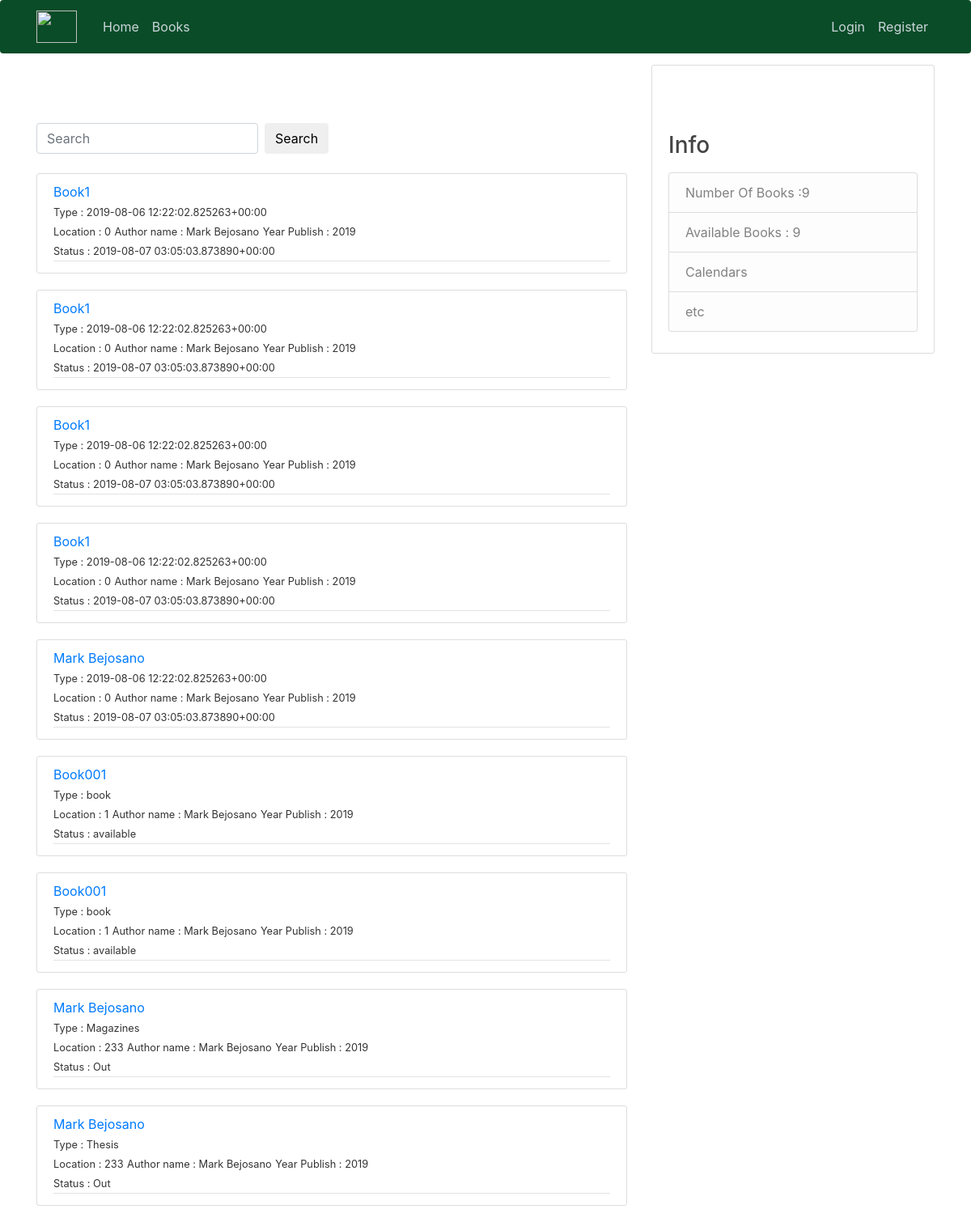
Page /booklist/ on the earlier database version.
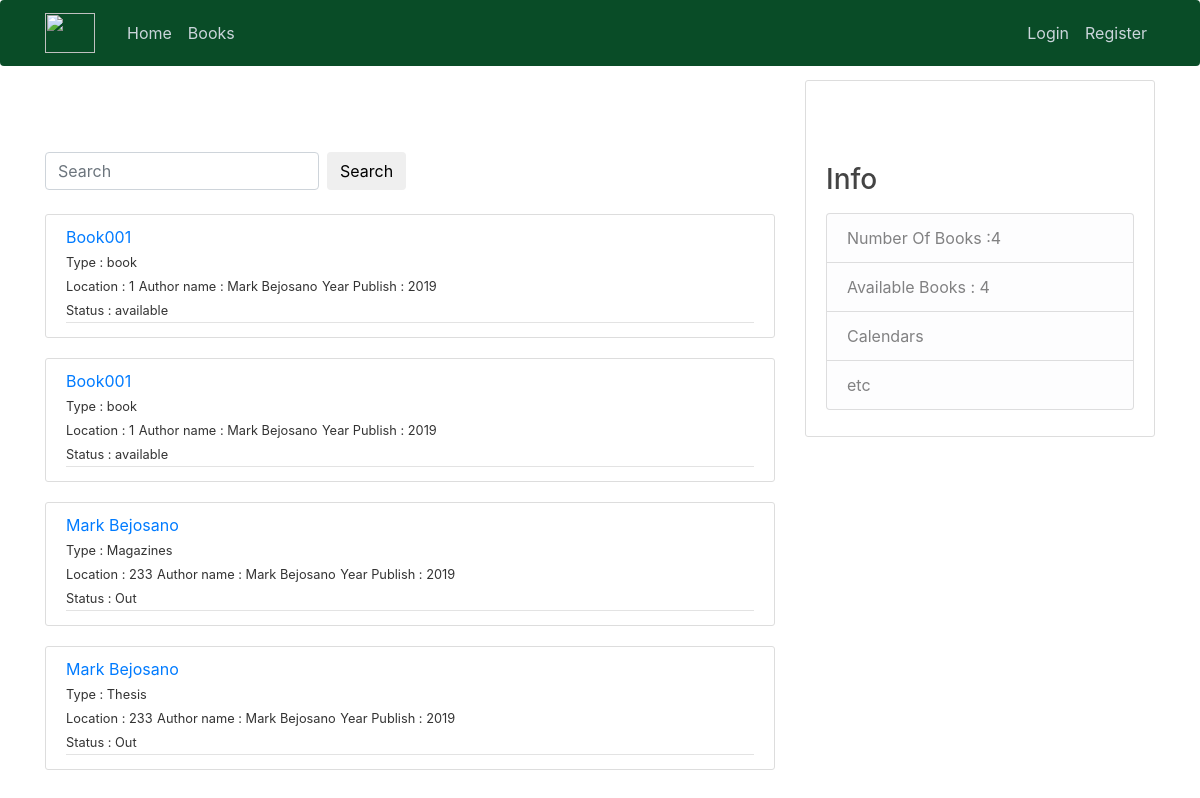
Same page on the later database version.
### library/models.py (models this page shows, shortened)
class Book(models.Model):
	location = models.IntegerField(default=000,
        validators=[MaxValueValidator(999), MinValueValidator(1)])
	bookname = models.CharField(max_length = 100)
	authorname = models.CharField(max_length = 100)
	publisher = models.CharField(max_length = 100)
	year_publish = models.IntegerField(('year'), default=current_year)
	booktype = models.CharField(max_length=25,choices=book_type)
	tags= models.CharField(max_length=25,choices=book_genre)
	bookstatus = models.CharField(max_length=25,choices=book_status)

### library/views.py (the view)
# urls.py: path('booklist/', booklist,name='library-booklist'),
def booklist(request):
    query = request.GET.get('q', None)
    qs = Book.objects.all()
    if query is not None:
        qs = qs.filter(Q(bookname__icontains=query))
    context = {
        'books': qs
    }
    return render(request,'library/booklist.html',context)

### library/templates/library/booklist.html
{% extends "library/base.html" %}
{% block content %}
    <div class="media-body">
        <br>
        <br>
        <br>
      <form class="form-inline" action="/booklist/">
        <input class="form-control mr-sm-2" type="text" name="q" placeholder="Search">
        <button class="btn btn-grey" type="submit">Search</button>
      </form>
      <br>
    </div>
    {% for book in books %}
      <article class="media content-section">
          <div class="media-body">
            <div class="article-metadata">
              <a class="mr-2" href="{% url 'book-detail' book.id %}">{{ book.bookname }}</a><br>
                <small class="article-content">Type : {{ book.booktype }}</small>
                <br>
              <small class="article-content">Location : {{ book.location }}</small>
                <small class="article-content">Author name : {{ book.authorname }}</small>
              <small class="article-content">Year Publish : {{ book.year_publish }}</small>
                <br>
                <small class="article-content">Status : {{ book.bookstatus }}</small>
            </div>
          </div>
        </article>
    {% endfor %}
{% endblock content %}

### library/templates/library/base.html (shortened to what this page needs)
{% load static %}
<!DOCTYPE html>
<html>
<head>
    <link rel="stylesheet" href="https://stackpath.bootstrapcdn.com/bootstrap/4.1.3/css/bootstrap.min.css">
    <link rel="stylesheet" href="https://use.fontawesome.com/releases/v5.5.0/css/all.css">
    <link rel="stylesheet" href="https://maxcdn.bootstrapcdn.com/bootstrap/4.0.0/css/bootstrap.min.css">
    <link rel="stylesheet" type="text/css" href="{% static 'library/main.css' %}">
</head>
<body style="background-color: #ffff;">
    <header class="site-header">
      <nav class="navbar navbar-expand-md navbar-light fixed-top rounded" style="background-color: #094c27;">
        <div class="container">
          <a class="navbar-brand mr-4" href="{% url 'library-home' %}"><img src="https://cdn.pixabay.com/photo/2017/11/14/14/46/book-2948634_960_720.png" height="40px" width="50px" ></a>
          <div class="collapse navbar-collapse" id="navbarToggle">
            <div class="navbar-nav mr-auto">
              <a class="nav-item nav-link"  href="{% url 'library-home' %}"> Home</a>
              <a class="nav-item nav-link" href="{% url 'library-booklist' %}">Books</a>
            </div>
            <div class="navbar-nav">
              {% if user.is_authenticated %}
              <a class="nav-item nav-link" href="{% url 'profile' %}">Profile</a>
              <a class="nav-item nav-link" href="{% url 'logout' %}">Logout</a>
              {% else %}
              <a class="nav-item nav-link" href="{% url 'login' %}">Login</a>
              <a class="nav-item nav-link" href="{% url 'register' %}">Register</a>
              {% endif %}
            </div>
          </div>
        </div>
      </nav>
    </header>
    <main role="main" class="container">
      <div class="row">
        <div class="col-md-8">
          {% block content %}{% endblock %}
        </div>
        <div class="col-md-4">
          <div class="content-section">
              <br>
              <br>
              <br>
            <h3>Info</h3>
            <p class='text-muted'>
              <ul class="list-group">
                <li class="list-group-item list-group-item-light">Number Of Books :{{ books.count }} </li>
                <li class="list-group-item list-group-item-light">Available Books : {{ books.count }}</li>
                <li class="list-group-item list-group-item-light">Calendars</li>
                <li class="list-group-item list-group-item-light">etc</li>
              </ul>
            </p>
          </div>
        </div>
      </div>
    </main>
</body>
</html>

### library/static/library/main.css (style rules this page uses)
body { background: #fafafa; color: #333333; margin-top: 5rem; }
h1, h2, h3, h4, h5, h6 { color: #444444; }
ul { margin: 0; }
.site-header .navbar-nav .nav-link { color: #cbd5db; }
.content-section { background: #ffffff; padding: 10px 20px; border: 1px solid #dddddd; border-radius: 3px; margin-bottom: 20px; }
.article-content { white-space: pre-line; }
.article-metadata { padding-bottom: 1px; margin-bottom: 4px; border-bottom: 1px solid #e3e3e3 }

Differences in the rows shown:
removed Book: bookname "Book1", booktype "2019-08-06 12:22:02.825263+00:00", location "0", authorname "Mark Bejosano", year_publish "2019", bookstatus "2019-08-07 03:05:03.873890+00:00"
removed Book: bookname "Book1", booktype "2019-08-06 12:22:02.825263+00:00", location "0", authorname "Mark Bejosano", year_publish "2019", bookstatus "2019-08-07 03:05:03.873890+00:00"
removed Book: bookname "Book1", booktype "2019-08-06 12:22:02.825263+00:00", location "0", authorname "Mark Bejosano", year_publish "2019", bookstatus "2019-08-07 03:05:03.873890+00:00"
removed Book: bookname "Book1", booktype "2019-08-06 12:22:02.825263+00:00", location "0", authorname "Mark Bejosano", year_publish "2019", bookstatus "2019-08-07 03:05:03.873890+00:00"
removed Book: bookname "Mark Bejosano", booktype "2019-08-06 12:22:02.825263+00:00", location "0", authorname "Mark Bejosano", year_publish "2019", bookstatus "2019-08-07 03:05:03.873890+00:00"
Other differences:
{{ books.count }}: "9" → "4"
